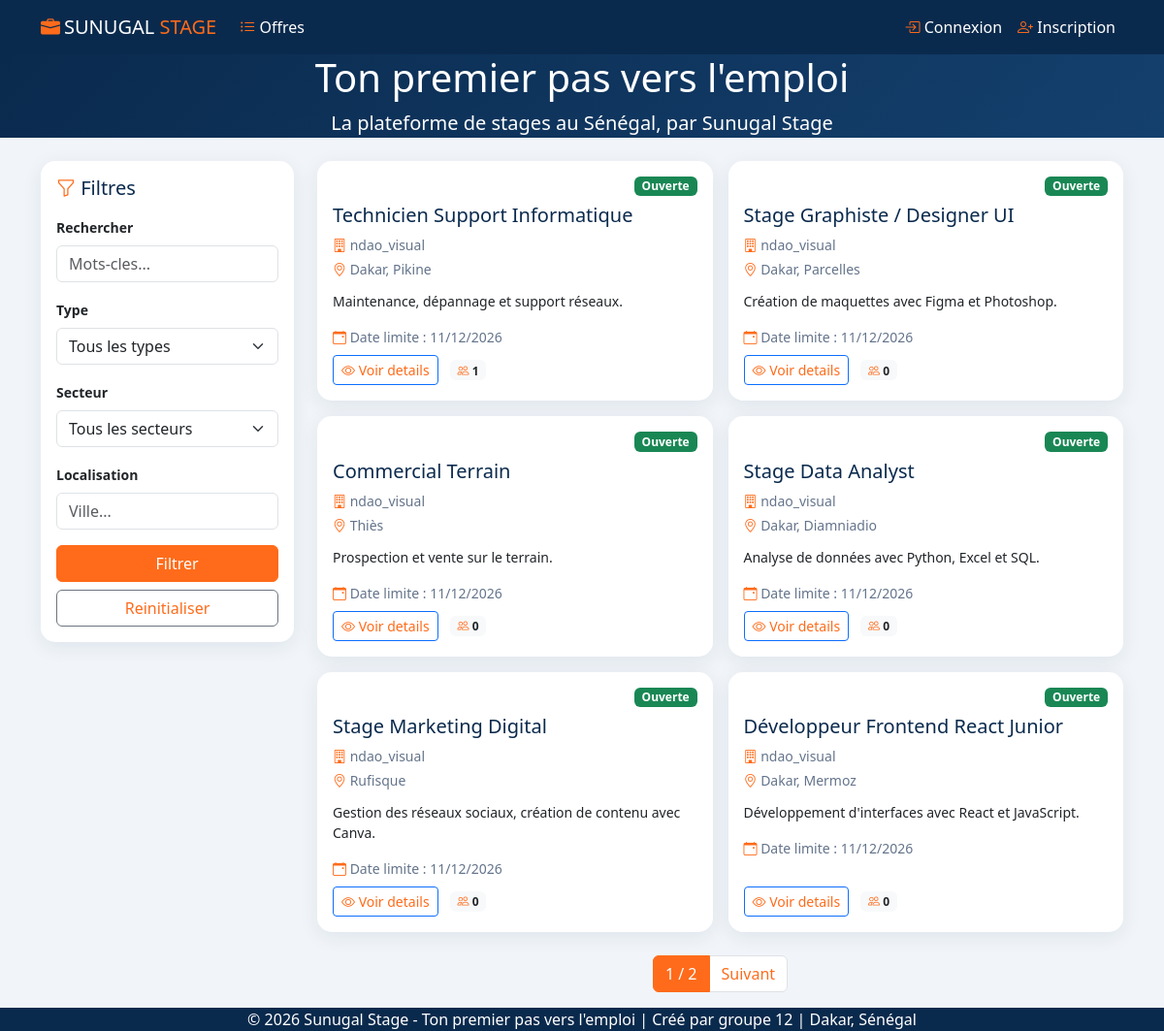
The page / on the database its author committed.
### core/models.py (models this page shows, shortened)
class Offre(models.Model):
    TYPE_STAGE = "stage"
    TYPE_EMPLOI = "emploi"
    TYPE_CHOICES = [
        (TYPE_STAGE, "Stage"),
        (TYPE_EMPLOI, "Emploi"),
    ]
    STATUT_OUVERTE = "ouverte"
    STATUT_CLOTUREE = "cloturee"
    STATUT_CHOICES = [
        (STATUT_OUVERTE, "Ouverte"),
        (STATUT_CLOTUREE, "Cloturee"),
    ]
    titre = models.CharField("Titre", max_length=200)
    description = models.TextField("Description")
    type_offre = models.CharField("Type", max_length=10, choices=TYPE_CHOICES)
    localisation = models.CharField("Localisation", max_length=200, blank=True)
    date_limite = models.DateField("Date limite de candidature", null=True, blank=True)
    statut = models.CharField(
        "Statut", max_length=10, choices=STATUT_CHOICES, default=STATUT_OUVERTE
    )
    entreprise = models.ForeignKey(
        Entreprise, verbose_name="Entreprise", on_delete=models.CASCADE, related_name="offres"
    )
    date_publication = models.DateTimeField("Date de publication", auto_now_add=True)
    class Meta:
        verbose_name = "Offre"
        verbose_name_plural = "Offres"
        ordering = ["-date_publication"]
    @property
    def est_expiree(self):
        if self.date_limite is None:
            return False
        return timezone.now().date() > self.date_limite
    def is_active(self):
        return self.statut == self.STATUT_OUVERTE and not self.est_expiree
    def nombre_candidatures(self):
        return self.candidatures.count()

class Utilisateur(AbstractUser):
    ROLE_ETUDIANT = "etudiant"
    ROLE_ENTREPRISE = "entreprise"
    ROLE_ADMIN = "admin"
    ROLE_CHOICES = [
        (ROLE_ETUDIANT, "Etudiant"),
        (ROLE_ENTREPRISE, "Entreprise"),
        (ROLE_ADMIN, "Administrateur"),
    ]
    email = models.EmailField("Adresse e-mail", unique=True)
    role = models.CharField(
        "Role", max_length=20, choices=ROLE_CHOICES, default=ROLE_ETUDIANT
    )
    date_inscription = models.DateTimeField("Date d'inscription", auto_now_add=True)
    EMAIL_FIELD = "email"
    REQUIRED_FIELDS = ["email"]
    class Meta:
        verbose_name = "Utilisateur"
        verbose_name_plural = "Utilisateurs"
        ordering = ["-date_inscription"]

class Entreprise(Utilisateur):
    nom_entreprise = models.CharField("Nom de l'entreprise", max_length=200, blank=True)
    secteur = models.CharField("Secteur d'activite", max_length=200, blank=True)
    adresse = models.TextField("Adresse", blank=True)
    class Meta:
        verbose_name = "Entreprise"
        verbose_name_plural = "Entreprises"

class Utilisateur(AbstractUser):
    ROLE_ETUDIANT = "etudiant"
    ROLE_ENTREPRISE = "entreprise"
    ROLE_ADMIN = "admin"
    ROLE_CHOICES = [
        (ROLE_ETUDIANT, "Etudiant"),
        (ROLE_ENTREPRISE, "Entreprise"),
        (ROLE_ADMIN, "Administrateur"),
    ]
    email = models.EmailField("Adresse e-mail", unique=True)
    role = models.CharField(
        "Role", max_length=20, choices=ROLE_CHOICES, default=ROLE_ETUDIANT
    )
    date_inscription = models.DateTimeField("Date d'inscription", auto_now_add=True)
    EMAIL_FIELD = "email"
    REQUIRED_FIELDS = ["email"]
    class Meta:
        verbose_name = "Utilisateur"
        verbose_name_plural = "Utilisateurs"
        ordering = ["-date_inscription"]

### core/views.py (the view)
# urls.py: path("", views.OffreListView.as_view(), name="offre_list"),
class OffreListView(ListView):
    model = Offre
    template_name = "core/offre_list.html"
    context_object_name = "offres"
    paginate_by = 6
    def get_queryset(self):
        queryset = Offre.objects.select_related("entreprise").all()
        self.filtre_form = OffreFiltreForm(self.request.GET)
        if self.filtre_form.is_valid():
            data = self.filtre_form.cleaned_data
            q = data.get("q", "").strip()
            if q:
                queryset = queryset.filter(Q(titre__icontains=q) | Q(description__icontains=q))
            type_offre = data.get("type_offre")
            if type_offre:
                queryset = queryset.filter(type_offre=type_offre)
            secteur = data.get("secteur")
            if secteur:
                queryset = queryset.filter(entreprise__secteur=secteur)
            localisation = data.get("localisation", "").strip()
            if localisation:
                queryset = queryset.filter(localisation__icontains=localisation)
        return queryset
    def get_context_data(self, **kwargs):
        context = super().get_context_data(**kwargs)
        context["filtre_form"] = self.filtre_form
        return context

### core/forms.py
class OffreFiltreForm(forms.Form):
    q = forms.CharField(required=False, label="Rechercher", widget=forms.TextInput(attrs={"class": "form-control", "placeholder": "Mots-cles..."}))
    type_offre = forms.ChoiceField(
        choices=[("", "Tous les types")] + Offre.TYPE_CHOICES,
        required=False, label="Type", widget=forms.Select(attrs={"class": "form-select"}),
    )
    secteur = forms.ChoiceField(choices=[("", "Tous les secteurs")], required=False, label="Secteur", widget=forms.Select(attrs={"class": "form-select"}))
    localisation = forms.CharField(required=False, label="Localisation", widget=forms.TextInput(attrs={"class": "form-control", "placeholder": "Ville..."}))
    def __init__(self, *args, **kwargs):
        super().__init__(*args, **kwargs)
        secteurs = Entreprise.objects.exclude(secteur="").values_list("secteur", flat=True).distinct().order_by("secteur")
        self.fields["secteur"].choices = [("", "Tous les secteurs")] + [(s, s) for s in secteurs]

### core/templates/core/offre_list.html (shortened to what this page needs)
{% extends "core/base.html" %}
{% block content %}
<div class="hero-section text-center mb-4">
    <div class="container">
        <h1>Ton premier pas vers l'emploi</h1>
        <p class="lead text-muted">La plateforme de stages au Sénégal, par Sunugal Stage</p>
    </div>
</div>
<div class="container">
    <div class="row">
        <div class="col-lg-3 mb-4">
            <div class="card">
                <div class="card-body">
                    <h5 class="mb-3"><i class="bi bi-funnel"></i> Filtres</h5>
                    <form method="get">
                        <div class="mb-3">
                            <label class="form-label small fw-bold">{{ filtre_form.q.label }}</label>
                            {{ filtre_form.q }}
                        </div>
                        <div class="mb-3">
                            <label class="form-label small fw-bold">{{ filtre_form.type_offre.label }}</label>
                            {{ filtre_form.type_offre }}
                        </div>
                        <div class="mb-3">
                            <label class="form-label small fw-bold">{{ filtre_form.secteur.label }}</label>
                            {{ filtre_form.secteur }}
                        </div>
                        <div class="mb-3">
                            <label class="form-label small fw-bold">{{ filtre_form.localisation.label }}</label>
                            {{ filtre_form.localisation }}
                        </div>
                        <div class="d-grid">
                            <button type="submit" class="btn btn-primary"><i class="bi bi-search"></i> Filtrer</button>
                            <a href="{% url 'core:offre_list' %}" class="btn btn-outline-secondary mt-2">Reinitialiser</a>
                        </div>
                    </form>
                </div>
            </div>
        </div>
        <div class="col-lg-9">
            {% if offres %}
                <div class="row g-3">
                    {% for offre in offres %}
                        <div class="col-md-6">
                            <div class="card h-100">
                                <div class="card-body d-flex flex-column">
                                    <div class="d-flex justify-content-between align-items-start mb-2">
                                        <span class="badge {% if offre.type_offre == 'stage' %}badge-type-stage{% else %}badge-type-emploi{% endif %}">{{ offre.get_type_offre_display }}</span>
                                        {% if offre.is_active %}
                                            <span class="badge bg-success">Ouverte</span>
                                        {% elif offre.est_expiree %}
                                            <span class="badge bg-warning text-dark">Expiree</span>
                                        {% else %}
                                            <span class="badge bg-secondary">Cloturee</span>
                                        {% endif %}
                                    </div>
                                    <h5 class="card-title">{{ offre.titre }}</h5>
                                    <p class="card-text text-muted small mb-1">
                                        <i class="bi bi-building"></i> {{ offre.entreprise.nom_entreprise|default:offre.entreprise.username }}
                                    </p>
                                    {% if offre.localisation %}
                                        <p class="card-text text-muted small mb-1"><i class="bi bi-geo-alt"></i> {{ offre.localisation }}</p>
                                    {% endif %}
                                    <p class="card-text small mt-2">{{ offre.description|truncatewords:25 }}</p>
                                    {% if offre.date_limite %}
                                        <p class="card-text text-muted small mb-2"><i class="bi bi-calendar-event"></i> Date limite : {{ offre.date_limite|date:"d/m/Y" }}</p>
                                    {% endif %}
                                    <div class="mt-auto">
                                        <a href="{% url 'core:offre_detail' offre.pk %}" class="btn btn-outline-primary btn-sm"><i class="bi bi-eye"></i> Voir details</a>
                                        <span class="badge bg-light text-dark ms-2"><i class="bi bi-people"></i> {{ offre.nombre_candidatures }}</span>
                                    </div>
                                </div>
                            </div>
                        </div>
                    {% endfor %}
                </div>
                {% if is_paginated %}
                    <nav class="mt-4">
                        <ul class="pagination justify-content-center">
                            <li class="page-item active"><span class="page-link">{{ page_obj.number }} / {{ page_obj.paginator.num_pages }}</span></li>
                            {% if page_obj.has_next %}
                                <li class="page-item"><a class="page-link" href="?page={{ page_obj.next_page_number }}">Suivant</a></li>
                            {% endif %}
                        </ul>
                    </nav>
                {% endif %}
            {% else %}
                <div class="text-center py-5">
                    <i class="bi bi-inbox" style="font-size: 4rem; color: #ccc;"></i>
                    <h4 class="mt-3 text-muted">Aucune offre trouvee</h4>
                    <p class="text-muted">Essayez de modifier vos filtres de recherche.</p>
                </div>
            {% endif %}
        </div>
    </div>
</div>
{% endblock %}

### core/templates/core/base.html (shortened to what this page needs)
<!DOCTYPE html>
<html lang="fr">
<head>
    <link href="https://cdn.jsdelivr.net/npm/bootstrap@5.3.3/dist/css/bootstrap.min.css" rel="stylesheet">
    <link href="https://cdn.jsdelivr.net/npm/bootstrap-icons@1.11.3/font/bootstrap-icons.min.css" rel="stylesheet">
</head>
<body>
    <nav class="navbar navbar-expand-lg navbar-dark" style="background-color: #1a1a2e;">
        <div class="container">
            <a class="navbar-brand" href="{% url 'core:offre_list' %}">
                <i class="bi bi-briefcase-fill me-1"></i>SUNUGAL <span style="color:#FF6B00;">STAGE</span>
            </a>
            <div class="collapse navbar-collapse" id="navMain">
                <ul class="navbar-nav me-auto">
                    <li class="nav-item">
                        <a class="nav-link" href="{% url 'core:offre_list' %}"><i class="bi bi-list-ul"></i> Offres</a>
                    </li>
                </ul>
                <ul class="navbar-nav">
                    {% if user.is_authenticated %}
                        <li class="nav-item dropdown">
                            <a class="nav-link dropdown-toggle" href="#" data-bs-toggle="dropdown">
                                <i class="bi bi-person-circle"></i> {{ user.username }}
                            </a>
                            <ul class="dropdown-menu dropdown-menu-end">
                                {% if user.role == 'etudiant' %}
                                    <li><a class="dropdown-item" href="{% url 'core:dashboard_etudiant' %}"><i class="bi bi-speedometer2"></i> Mon tableau de bord</a></li>
                                {% elif user.role == 'entreprise' %}
                                    <li><a class="dropdown-item" href="{% url 'core:dashboard_entreprise' %}"><i class="bi bi-speedometer2"></i> Mon tableau de bord</a></li>
                                {% elif user.role == 'admin' %}
                                    <li><a class="dropdown-item" href="{% url 'core:dashboard_admin' %}"><i class="bi bi-speedometer2"></i> Administration</a></li>
                                {% endif %}
                                {% if user.is_staff %}
                                    <li><hr class="dropdown-divider"></li>
                                    <li><a class="dropdown-item" href="/admin/"><i class="bi bi-gear"></i> Admin Django</a></li>
                                {% endif %}
                                <li><hr class="dropdown-divider"></li>
                                <li><a class="dropdown-item" href="{% url 'core:logout' %}"><i class="bi bi-box-arrow-right"></i> Deconnexion</a></li>
                            </ul>
                        </li>
                    {% else %}
                        <li class="nav-item"><a class="nav-link" href="{% url 'core:login' %}"><i class="bi bi-box-arrow-in-right"></i> Connexion</a></li>
                        <li class="nav-item"><a class="nav-link" href="{% url 'core:register' %}"><i class="bi bi-person-plus"></i> Inscription</a></li>
                    {% endif %}
                </ul>
            </div>
        </div>
    </nav>
    <main class="flex-grow-1">
        {% block content %}{% endblock %}
    </main>
    <footer class="footer text-center">
        <div class="container">
            <p class="mb-0">© 2026 Sunugal Stage - Ton premier pas vers l'emploi | Créé par groupe 12 | Dakar, Sénégal</p>
        </div>
    </footer>
</body>
</html>

### core/templates/core/base.html (style rules this page uses)
:root { --navy: #0A2A4D; --bleu: #14406E; --orange: #FF6B1A; --orange-fonce: #E85A00; --fond: #F1F5F9; --bs-primary: #FF6B1A !important; --bs-primary-rgb: 255,107,26 !important; --bs-link-color: #FF6B1A !important; --bs-link-hover-color: #E85A00 !important; }
body { background: var(--fond) !important; font-family:'Segoe UI',sans-serif; }
.navbar, .bg-dark, header { background: var(--navy) !important; }
.navbar-brand, .nav-link { color: white !important; }
.navbar-brand span { color: var(--orange) !important; }
.btn-primary, .bg-primary, .badge.bg-primary, .alert-primary, .list-group-item.active, .page-item.active .page-link, .progress-bar, .form-check-input:checked { background-color: var(--orange) !important; border-color: var(--orange) !important; color: white !important; }
.text-primary, a { color: var(--orange) !important; }
.text-muted { color: #64748B !important; }
.card { border: none !important; border-radius: 15px !important; box-shadow: 0 5px 20px rgba(10,42,77,.08) !important; }
h1, h2, h3, h5 { color: var(--navy) !important; }
footer { background: var(--navy) !important; color: white !important; }
.hero-section { background: linear-gradient(135deg, #0A2A4D 0%, #14406E 100%) !important; }
.hero-section h1, .hero-section p { color: white !important; }
.bi { color: var(--orange) !important; }

### rows shown on the page
Offre: statut "Ouverte", titre "Technicien Support Informatique", entreprise.nom_entreprise "ndao_visual", localisation "Dakar, Pikine", description "Maintenance, dépannage et support réseaux.", date_limite "11/12/2026", nombre_candidatures "1"
Offre: statut "Ouverte", titre "Stage Graphiste / Designer UI", entreprise.nom_entreprise "ndao_visual", localisation "Dakar, Parcelles", description "Création de maquettes avec Figma et Photoshop.", date_limite "11/12/2026", nombre_candidatures "0"
Offre: statut "Ouverte", titre "Commercial Terrain", entreprise.nom_entreprise "ndao_visual", localisation "Thiès", description "Prospection et vente sur le terrain.", date_limite "11/12/2026", nombre_candidatures "0"
Offre: statut "Ouverte", titre "Stage Data Analyst", entreprise.nom_entreprise "ndao_visual", localisation "Dakar, Diamniadio", description "Analyse de données avec Python, Excel et SQL.", date_limite "11/12/2026", nombre_candidatures "0"
Offre: statut "Ouverte", titre "Stage Marketing Digital", entreprise.nom_entreprise "ndao_visual", localisation "Rufisque", description "Gestion des réseaux sociaux, création de contenu avec Canva.", date_limite "11/12/2026", nombre_candidatures "0"
Offre: statut "Ouverte", titre "Développeur Frontend React Junior", entreprise.nom_entreprise "ndao_visual", localisation "Dakar, Mermoz", description "Développement d'interfaces avec React et JavaScript.", date_limite "11/12/2026", nombre_candidatures "0"

### other values the page prints
{{ filtre_form.q.label }} "Rechercher"
{{ filtre_form.type_offre.label }} "Type"
{{ filtre_form.secteur.label }} "Secteur"
{{ filtre_form.localisation.label }} "Localisation"
{{ page_obj.number }} "1"
{{ page_obj.paginator.num_pages }} "2"
